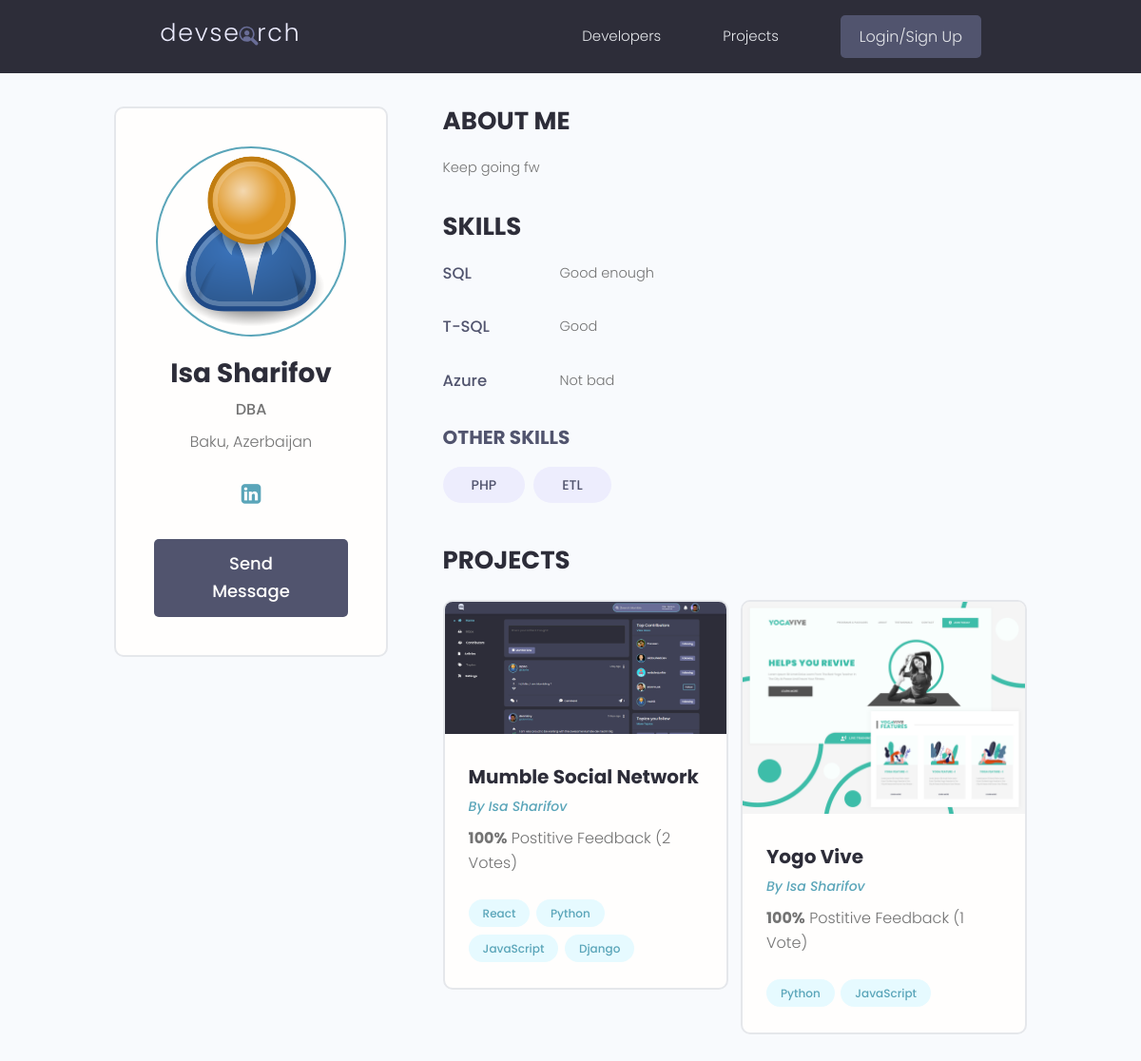
/profile/6f6d48ba-7a7f-4d10-a2ef-1d124f0afb2b, run on the app's committed database.
### users/models.py (models this page shows, shortened)
class Profile(models.Model):
    user = models.OneToOneField(User, on_delete=models.CASCADE, null=True, blank=True)
    name = models.CharField(max_length=150, null=True, blank=True)
    email = models.EmailField(max_length=150, null=True, blank=True)
    username = models.CharField(max_length=150, null=True, blank=True)
    location = models.CharField(max_length=150, null=True, blank=True)
    short_intro = models.CharField(max_length=200, null=True, blank=True)
    bio = models.TextField(null=True, blank=True)
    profile_image = models.ImageField(null=True, blank=True, upload_to='profiles/', default="profiles/users-default.png")
    social_github = models.CharField(max_length=150, null=True, blank=True)
    social_stackoverflow = models.CharField(max_length=150, null=True, blank=True)
    social_linkedin = models.CharField(max_length=150, null=True, blank=True)
    social_youtube = models.CharField(max_length=150, null=True, blank=True)
    social_medium = models.CharField(max_length=150, null=True, blank=True)
    created = models.DateTimeField(auto_now_add=True, null=True, blank=True)
    id = models.UUIDField(default=uuid.uuid4, unique=True, primary_key=True, editable=False)
    class Meta:
        ordering =['created']
    @property
    def profileImageURL(self):
        try:
            url = self.profile_image.url
        except:
            url = ''
        return url

class Skill(models.Model):
    owner = models.ForeignKey(Profile, on_delete=models.CASCADE, null=True, blank=True)
    name = models.CharField(max_length=150, null=True, blank=True)
    description = models.TextField(null=True, blank=True)
    created = models.DateTimeField(auto_now_add=True, null=True, blank=True)
    id = models.UUIDField(default=uuid.uuid4, unique=True, primary_key=True, editable=False)

### projects/models.py (models this page shows, shortened)
class Project(models.Model):
    owner = models.ForeignKey(Profile, null=True, blank=True, on_delete=models.CASCADE)
    title = models.CharField(max_length=200)
    description = models.TextField(null=True, blank=True)
    featured_image = models.ImageField(null=True, blank=True, default='default.jpg')
    demo_link = models.CharField(max_length=2000, null=True, blank=True)
    source_link = models.CharField(max_length=2000, null=True, blank=True)
    tags = models.ManyToManyField(Tag, blank=True)
    vote_total = models.IntegerField(default=0, null=True, blank=True)
    vote_ratio = models.IntegerField(default=0, null=True, blank=True)
    created = models.DateTimeField(auto_now_add=True, null=True, blank=True)
    id = models.UUIDField(default=uuid.uuid4, unique=True, primary_key=True, editable=False)
    class Meta:
        ordering = ['created']
    @property
    def imageURL(self):
        try:
            url = self.featured_image.url
        except:
            url = ''
        return url

class Tag(models.Model):
    name = models.CharField(max_length=200)
    created = models.DateTimeField(auto_now_add=True, null=True, blank=True)
    id = models.UUIDField(default=uuid.uuid4, unique=True, primary_key=True, editable=False)
    def __str__(self) -> str:
        return self.name

### users/views.py (the view)
# urls.py: path('profile/<str:pk>', views.userProfile, name="user-profile"),
def userProfile(request,pk):
    profile = Profile.objects.get(id=pk)
    topSkills = profile.skill_set.exclude(description__exact="")
    otherSkills = profile.skill_set.filter(description="")
    context = {'profile':profile, 'topSkills':topSkills, 'otherSkills':otherSkills}
    return render(request, 'users/user-profile.html', context)

### users/templates/users/user-profile.html (shortened to what this page needs)
{% extends 'main.html' %}
{% block content %}
<main class="profile my-md">
    <div class="container">
        <div class="layout">
            <div class="column column--1of3">
                <div class="card text-center">
                    <div class="card__body dev">
                        <img class="avatar avatar--xl" src="{{profile.profileImageURL}}" />
                        <h2 class="dev__name">{{profile.name}}</h2>
                        <p class="dev__title">{{profile.short_intro}}</p>
                        <p class="dev__location">{{profile.location}}</p>
                        <ul class="dev__social">
                            {% if profile.social_linkedin %}
                            <li>
                                <a title="LinkedIn" href="{{profile.social_linkedin}}" target="_blank"><i class="fa fa-linkedin-square" style="font-size:24px"></i></a>
                            </li>
                            {% endif %}
                        </ul>
                        {% if request.user.profile.id != profile.id %}
                            <a href="{% url 'create-message' profile.id %}" class="btn btn--sub btn--lg">Send Message </a>
                        {% endif %}
                    </div>
                </div>
            </div>
            <div class="column column--2of3">
                <div class="devInfo">
                    <h3 class="devInfo__title">About Me</h3>
                    <p class="devInfo__about">
                       {{profile.bio}}
                    </p>
                </div>
                <div class="devInfo">
                    <h3 class="devInfo__title">Skills</h3>
                    <div class="devInfo__skills">
                        {% for skill in topSkills %}
                        <div class="devSkill">
                            <h4 class="devSkill__title">{{skill.name}}</h4>
                            <p class="devSkill__info">
                                {{skill.description}}
                            </p>
                        </div>
                        {% endfor %}
                        <h3 class="devInfo__subtitle">Other Skills</h3>
                        <div class="devInfo__otherSkills">
                            {% for skill in otherSkills %}
                            <span class="tag tag--pill tag--sub tag--lg">
                                <small>{{skill.name}}</small>
                            </span>
                            {% endfor %}
                        </div>
                    </div>
                </div>
                <div class="devInfo">
                    <h3 class="devInfo__title">Projects</h3>
                    <div class="grid grid--two">
                        {% for project in profile.project_set.all %}
                        <div class="column">
                            <div class="card project">
                                <a href="{% url 'project' project.id %}" class="project">
                                    <img class="project__thumbnail" src="{{project.imageURL}}"
                                        alt="project thumbnail" />
                                    <div class="card__body">
                                        <h3 class="project__title">{{project.title}}</h3>
                                        <p><a class="project__author" href="{% url 'user-profile' project.owner.id %}">By {{project.owner.name}}</a></p>
                                        <p class="project--rating">
                                            <span style="font-weight: bold;">{{project.vote_ratio}}%</span> Postitive
                                            Feedback ({{project.vote_total}} Vote{{project.vote_total|pluralize:"s"}})
                                        </p>
                                        <div class="project__tags">
                                            {% for tag in project.tags.all %}
                                            <span class="tag tag--pill tag--main">
                                                <small>{{tag}}</small>
                                            </span>
                                            {% endfor %}
                                        </div>
                                    </div>
                                </a>
                            </div>
                        </div>
                        {% endfor %}
                    </div>
                </div>
            </div>
        </div>
    </div>
</main>
{% endblock content %}

### static/styles/app.css (style rules this page uses)
:root { --color-sub: #2d2d39; }
.btn--sub { background-color: var(--color-sub-light); }
.card { border: 2px solid var(--color-light); }
img { width: 100%; }
.profile .card > .dev { padding: 4rem; }
.dev__name { color: var(--color-sub); font-size: 2.8rem; font-weight: 700; margin-top: 1rem; margin-bottom: 0.5rem; }
.dev__title { font-size: 1.6rem; font-weight: 500; line-height: 1.3; }
.dev__location { margin-top: 1rem; }
.dev__social { margin: 3rem 0; list-style: none; display: flex; justify-content: center; gap: 1.5rem; }
.devInfo { margin-bottom: 3rem; }
.devInfo__title, .devInfo__subtitle { font-size: 2.6rem; color: var(--color-sub); text-transform: uppercase; font-weight: 700; margin-bottom: 1.5rem; }
.devInfo__subtitle { font-size: 2rem; color: var(--color-sub-light); }
.devInfo__about, .devSkill__info { font-size: 1.45rem; line-height: 1.7; text-align: justify; }
.devSkill { margin-bottom: 3rem; }
.devSkill__title { font-size: 1.65rem; font-weight: 500; color: var(--color-sub-light); }
@media screen and (min-width: 700px) { .devSkill { display: flex; justify-content: space-between; gap: 3rem; } }
@media screen and (min-width: 700px) { .devSkill__info { flex-basis: 80%; } }
.project__author { font-size: 1.4rem; font-style: italic; }
.project--rating { margin-bottom: 1.6em; margin-top: .5em; }
.project__thumbnail { object-fit: cover; object-position: top center; }
.project__title { font-size: 2rem; font-weight: 700; color: var(--color-sub); }

### static/uikit/styles/modules/_variables.css (style rules this page uses)
:root { --color-main: #5aa5b9; --color-main-light: #e6faff; --color-sub: #3f4156; --color-sub-light: #51546e; --color-sub-lighter: #ededfd; --color-text: #737373; --color-gray: #8b8b8b; --color-light: #e5e7eb; --color-light-gray: #767676; --color-bg: #f8fafd; --color-white: #fffefd; --color-white-light: #f3f3f3; --color-success: #359e64; --color-success-bg: #def8e8; --color-error: #fc4b0b; --color-error-bg: #fff2ee; --font-base: 'Poppins', arial, helvetica, 'Segoe UI', roboto, ubuntu, sans-serif; --font-monospace: 'Fira Code', 'Courier New', courier, monospace; --font-regular: 300; --font-medium: 500; --font-bold: 700; --generic-shadow: 1px 1px 5px #00000010; --generic-transition: all 0.3s ease-in-out; }

### static/uikit/styles/modules/_base.css (style rules this page uses)
* { margin: 0; padding: 0; box-sizing: border-box; text-rendering: optimizeLegibility; color: inherit; font-size: inherit; }
html { font-size: 50%; }
@media only screen and (min-width: 480px) { html { font-size: 56.25%; } }
@media only screen and (min-width: 1200px) { html { font-size: 62.5%; } }
body { line-height: 1.6; font-weight: 400; font-size: 1.5rem; color: var(--color-text); background-color: var(--color-bg); min-height: 100vh; }

### static/uikit/styles/modules/_typography.css (style rules this page uses)
* { font-family: var(--font-base); }
h2 { font-size: 3.6rem; font-weight: var(--font-bold); }
h3 { font-size: 3.2rem; font-weight: var(--font-medium); }
h4 { font-size: 2.8rem; font-weight: var(--font-medium); }
p, span, strong { font-size: 1.6rem; color: var(--color-text); font-weight: var(--font-regular); }
a { padding-bottom: 2px; text-decoration: none; display: inline-block; color: var(--color-main); font-weight: var(--font-medium); }

### static/uikit/styles/modules/_utilities.css (style rules this page uses)
.container { width: 92%; max-width: 165rem; margin: 0 auto; box-sizing: border-box; }
@media screen and (min-width: 1000px) { .container { width: 90%; } }
@media screen and (min-width: 1200px) { .container { width: 80%; } }
.text-center { text-align: center; }
.my-md { margin: 3rem auto; }

### static/uikit/styles/modules/_avatar.css (style rules this page uses)
.avatar { border-radius: 50%; border: 2px solid var(--color-main); object-fit: cover; }
.avatar--xl { height: 20rem; width: 20rem; }

### static/uikit/styles/modules/_button.css (style rules this page uses)
.btn { display: inline-block; position: relative; cursor: pointer; background-color: var(--color-light); font-weight: var(--font-medium); color: var(--color-sub); text-decoration: none; padding: 1rem 2rem; border-radius: 0.5rem; border: none; width: -webkit-fit-content; width: -moz-fit-content; width: fit-content; height: -webkit-fit-content; height: -moz-fit-content; height: fit-content; font-size: 1.6rem; outline-width: 0; outline-color: transparent; -webkit-backface-visibility: hidden; backface-visibility: hidden; transition: all 0.3s ease-in-out; }
.btn--sub { background-color: var(--color-sub); color: var(--color-white); }
.btn--lg { font-size: 1.8rem; padding: 1.2rem 4.5rem; }

### static/uikit/styles/modules/_card.css (style rules this page uses)
.card { border-radius: 1rem; background-color: var(--color-white); border: 1.5px solid var(--color-light); width: auto; height: auto; margin-top: 0.5rem; margin-bottom: 0.5rem; overflow: hidden; }
.card__body, .card__header { padding: 2rem 2.5rem; }

### data on the page
Profile: profileImageURL (placeholder picture), name "Isa Sharifov", short_intro "DBA", location "Baku, Azerbaijan", bio "Keep going fw"
Skill: name "SQL", description "Good enough"
Skill: name "T-SQL", description "Good"
Skill: name "Azure", description "Not bad"
Skill: name "PHP"
Skill: name "ETL"
Project: imageURL (picture), title "Mumble Social Network", owner.name "Isa Sharifov", vote_ratio "100", vote_total "2"
Tag: name "React"
Tag: name "Python"
Tag: name "JavaScript"
Tag: name "Django"
Project: imageURL (picture), title "Yogo Vive", owner.name "Isa Sharifov", vote_ratio "100", vote_total "1"
